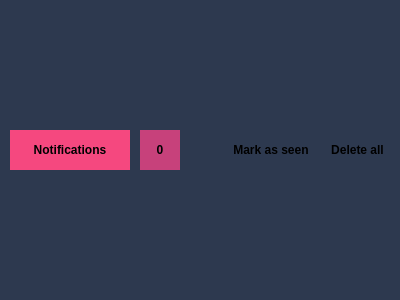
<?xml version="1.0" encoding="UTF-8"?>
<ui version="4.0">
 <class>Form</class>
 <widget class="QWidget" name="Form">
  <property name="geometry">
   <rect>
    <x>0</x>
    <y>0</y>
    <width>400</width>
    <height>300</height>
   </rect>
  </property>
  <property name="palette">
   <palette>
    <active>
     <colorrole role="WindowText">
      <brush brushstyle="SolidPattern">
       <color alpha="255">
        <red>255</red>
        <green>255</green>
        <blue>255</blue>
       </color>
      </brush>
     </colorrole>
     <colorrole role="Button">
      <brush brushstyle="SolidPattern">
       <color alpha="255">
        <red>245</red>
        <green>72</green>
        <blue>127</blue>
       </color>
      </brush>
     </colorrole>
     <colorrole role="ButtonText">
      <brush brushstyle="SolidPattern">
       <color alpha="255">
        <red>255</red>
        <green>255</green>
        <blue>255</blue>
       </color>
      </brush>
     </colorrole>
     <colorrole role="Base">
      <brush brushstyle="SolidPattern">
       <color alpha="255">
        <red>255</red>
        <green>255</green>
        <blue>255</blue>
       </color>
      </brush>
     </colorrole>
     <colorrole role="Window">
      <brush brushstyle="SolidPattern">
       <color alpha="255">
        <red>45</red>
        <green>57</green>
        <blue>79</blue>
       </color>
      </brush>
     </colorrole>
    </active>
    <inactive>
     <colorrole role="WindowText">
      <brush brushstyle="SolidPattern">
       <color alpha="255">
        <red>255</red>
        <green>255</green>
        <blue>255</blue>
       </color>
      </brush>
     </colorrole>
     <colorrole role="Button">
      <brush brushstyle="SolidPattern">
       <color alpha="255">
        <red>245</red>
        <green>72</green>
        <blue>127</blue>
       </color>
      </brush>
     </colorrole>
     <colorrole role="ButtonText">
      <brush brushstyle="SolidPattern">
       <color alpha="255">
        <red>255</red>
        <green>255</green>
        <blue>255</blue>
       </color>
      </brush>
     </colorrole>
     <colorrole role="Base">
      <brush brushstyle="SolidPattern">
       <color alpha="255">
        <red>255</red>
        <green>255</green>
        <blue>255</blue>
       </color>
      </brush>
     </colorrole>
     <colorrole role="Window">
      <brush brushstyle="SolidPattern">
       <color alpha="255">
        <red>45</red>
        <green>57</green>
        <blue>79</blue>
       </color>
      </brush>
     </colorrole>
    </inactive>
    <disabled>
     <colorrole role="WindowText">
      <brush brushstyle="SolidPattern">
       <color alpha="255">
        <red>120</red>
        <green>120</green>
        <blue>120</blue>
       </color>
      </brush>
     </colorrole>
     <colorrole role="Button">
      <brush brushstyle="SolidPattern">
       <color alpha="255">
        <red>245</red>
        <green>72</green>
        <blue>127</blue>
       </color>
      </brush>
     </colorrole>
     <colorrole role="ButtonText">
      <brush brushstyle="SolidPattern">
       <color alpha="255">
        <red>120</red>
        <green>120</green>
        <blue>120</blue>
       </color>
      </brush>
     </colorrole>
     <colorrole role="Base">
      <brush brushstyle="SolidPattern">
       <color alpha="255">
        <red>45</red>
        <green>57</green>
        <blue>79</blue>
       </color>
      </brush>
     </colorrole>
     <colorrole role="Window">
      <brush brushstyle="SolidPattern">
       <color alpha="255">
        <red>45</red>
        <green>57</green>
        <blue>79</blue>
       </color>
      </brush>
     </colorrole>
    </disabled>
   </palette>
  </property>
  <property name="windowTitle">
   <string>Form</string>
  </property>
  <property name="autoFillBackground">
   <bool>true</bool>
  </property>
  <property name="styleSheet">
   <string notr="true">#DeleteAllBtn, #MarkAsSeenBtn, #TotalLabel, #NumberLabel {
	padding: 5px;
	font-weight: bold;
}

#TotalLabel {
	background-color: rgb(245, 72, 127);
}
#NumberLabel {
	
	background-color: rgb(199, 65, 123);
}</string>
  </property>
  <layout class="QVBoxLayout" name="verticalLayout_2" stretch="0,1">
   <property name="spacing">
    <number>0</number>
   </property>
   <property name="leftMargin">
    <number>0</number>
   </property>
   <property name="topMargin">
    <number>0</number>
   </property>
   <property name="rightMargin">
    <number>0</number>
   </property>
   <property name="bottomMargin">
    <number>0</number>
   </property>
   <item>
    <layout class="QHBoxLayout" name="Control" stretch="0,0,0,0,0">
     <property name="spacing">
      <number>10</number>
     </property>
     <property name="leftMargin">
      <number>10</number>
     </property>
     <property name="topMargin">
      <number>20</number>
     </property>
     <property name="rightMargin">
      <number>10</number>
     </property>
     <property name="bottomMargin">
      <number>20</number>
     </property>
     <item>
      <widget class="QLabel" name="TotalLabel">
       <property name="sizePolicy">
        <sizepolicy hsizetype="Preferred" vsizetype="Maximum">
         <horstretch>0</horstretch>
         <verstretch>0</verstretch>
        </sizepolicy>
       </property>
       <property name="minimumSize">
        <size>
         <width>120</width>
         <height>40</height>
        </size>
       </property>
       <property name="palette">
        <palette>
         <active>
          <colorrole role="Button">
           <brush brushstyle="SolidPattern">
            <color alpha="255">
             <red>245</red>
             <green>72</green>
             <blue>127</blue>
            </color>
           </brush>
          </colorrole>
          <colorrole role="Base">
           <brush brushstyle="SolidPattern">
            <color alpha="255">
             <red>245</red>
             <green>72</green>
             <blue>127</blue>
            </color>
           </brush>
          </colorrole>
          <colorrole role="Window">
           <brush brushstyle="SolidPattern">
            <color alpha="255">
             <red>245</red>
             <green>72</green>
             <blue>127</blue>
            </color>
           </brush>
          </colorrole>
         </active>
         <inactive>
          <colorrole role="Button">
           <brush brushstyle="SolidPattern">
            <color alpha="255">
             <red>245</red>
             <green>72</green>
             <blue>127</blue>
            </color>
           </brush>
          </colorrole>
          <colorrole role="Base">
           <brush brushstyle="SolidPattern">
            <color alpha="255">
             <red>245</red>
             <green>72</green>
             <blue>127</blue>
            </color>
           </brush>
          </colorrole>
          <colorrole role="Window">
           <brush brushstyle="SolidPattern">
            <color alpha="255">
             <red>245</red>
             <green>72</green>
             <blue>127</blue>
            </color>
           </brush>
          </colorrole>
         </inactive>
         <disabled>
          <colorrole role="Button">
           <brush brushstyle="SolidPattern">
            <color alpha="255">
             <red>245</red>
             <green>72</green>
             <blue>127</blue>
            </color>
           </brush>
          </colorrole>
          <colorrole role="Base">
           <brush brushstyle="SolidPattern">
            <color alpha="255">
             <red>245</red>
             <green>72</green>
             <blue>127</blue>
            </color>
           </brush>
          </colorrole>
          <colorrole role="Window">
           <brush brushstyle="SolidPattern">
            <color alpha="255">
             <red>245</red>
             <green>72</green>
             <blue>127</blue>
            </color>
           </brush>
          </colorrole>
         </disabled>
        </palette>
       </property>
       <property name="autoFillBackground">
        <bool>false</bool>
       </property>
       <property name="text">
        <string>Notifications</string>
       </property>
       <property name="alignment">
        <set>Qt::AlignCenter</set>
       </property>
       <property name="indent">
        <number>20</number>
       </property>
      </widget>
     </item>
     <item>
      <widget class="QLabel" name="NumberLabel">
       <property name="minimumSize">
        <size>
         <width>40</width>
         <height>40</height>
        </size>
       </property>
       <property name="text">
        <string>0</string>
       </property>
       <property name="alignment">
        <set>Qt::AlignCenter</set>
       </property>
      </widget>
     </item>
     <item>
      <spacer name="horizontalSpacer">
       <property name="orientation">
        <enum>Qt::Horizontal</enum>
       </property>
       <property name="sizeHint" stdset="0">
        <size>
         <width>40</width>
         <height>20</height>
        </size>
       </property>
      </spacer>
     </item>
     <item>
      <widget class="QPushButton" name="MarkAsSeenBtn">
       <property name="sizePolicy">
        <sizepolicy hsizetype="Minimum" vsizetype="Maximum">
         <horstretch>0</horstretch>
         <verstretch>0</verstretch>
        </sizepolicy>
       </property>
       <property name="minimumSize">
        <size>
         <width>0</width>
         <height>40</height>
        </size>
       </property>
       <property name="autoFillBackground">
        <bool>false</bool>
       </property>
       <property name="text">
        <string>Mark as seen</string>
       </property>
       <property name="autoDefault">
        <bool>false</bool>
       </property>
       <property name="default">
        <bool>false</bool>
       </property>
       <property name="flat">
        <bool>true</bool>
       </property>
      </widget>
     </item>
     <item>
      <widget class="QPushButton" name="DeleteAllBtn">
       <property name="sizePolicy">
        <sizepolicy hsizetype="Minimum" vsizetype="Maximum">
         <horstretch>0</horstretch>
         <verstretch>0</verstretch>
        </sizepolicy>
       </property>
       <property name="minimumSize">
        <size>
         <width>0</width>
         <height>40</height>
        </size>
       </property>
       <property name="autoFillBackground">
        <bool>false</bool>
       </property>
       <property name="text">
        <string>Delete all</string>
       </property>
       <property name="flat">
        <bool>true</bool>
       </property>
      </widget>
     </item>
    </layout>
   </item>
   <item>
    <layout class="QVBoxLayout" name="Notifications">
     <property name="spacing">
      <number>10</number>
     </property>
     <property name="leftMargin">
      <number>10</number>
     </property>
     <property name="rightMargin">
      <number>10</number>
     </property>
    </layout>
   </item>
  </layout>
 </widget>
 <resources/>
 <connections/>
</ui>
